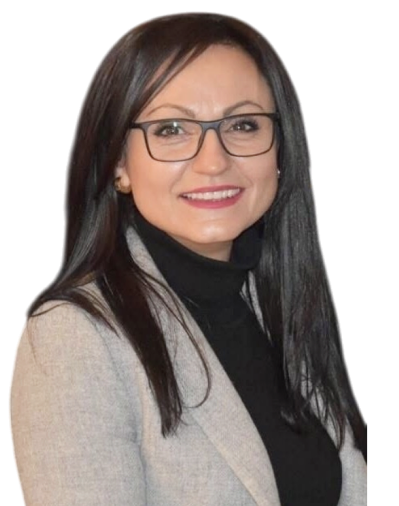
#> input picture travelx-sliven/_src/speaker-atanasova.png, 399 x 506 px
$ python -i optimize.py   (imports and definitions only)
#> lines starting #> are read from the running program, lines starting #| are printed output that depends on the picture
#> further down, picture is the input picture: PIL image 399x506 RGBA; mean R, G, B, A 80.1, 70.2, 66, 168.1
"""Regenerates every optimized image in assets/ from the originals in _src/.

    python tools/optimize.py

Photos -> AVIF at several widths plus a JPEG fallback. Logos -> trimmed WebP at
~2.5-3x their largest display height. The Община Сливен crest is shown in
colour with its name under it (the municipality asked, Nov 2026).
"""
from pathlib import Path
from PIL import Image, ImageChops

ROOT = Path(__file__).resolve().parent.parent
SRC, OUT = ROOT / "_src", ROOT / "assets"


def resize_w(im, w):
    return im if im.width <= w else im.resize((w, round(im.height * w / im.width)), Image.LANCZOS)


def resize_h(im, h):
    return im if im.height <= h else im.resize((round(im.width * h / im.height), h), Image.LANCZOS)


def trim(im):
    """Crop to content: the alpha bbox if transparent, otherwise the non-white bbox."""
    a = im.getchannel("A")
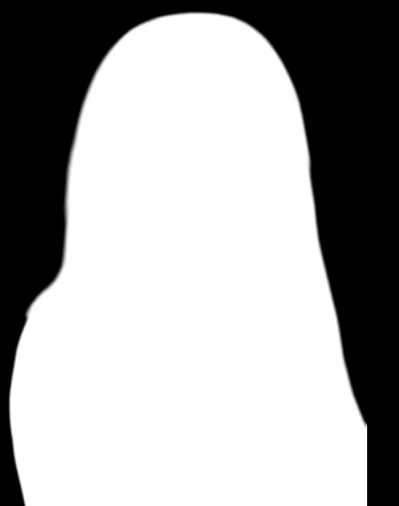
#> a: PIL image 399x506 L; min 0, max 255, mean 168.1
    if a.getextrema()[0] < 255:
        box = a.point(lambda v: 255 if v > 8 else 0).getbbox()
#> box = (8, 11, 368, 506)
    else:
        rgb = im.convert("RGB")
        diff = ImageChops.difference(rgb, Image.new("RGB", rgb.size, "white")).convert("L")
        box = diff.point(lambda v: 255 if v > 12 else 0).getbbox()
    return im.crop(box) if box else im
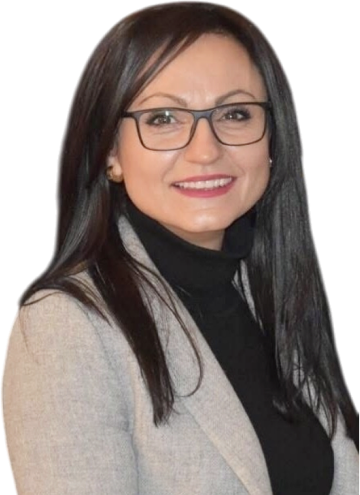
#> returned value: PIL image 360x495 RGBA; mean R, G, B, A 90.7, 79.5, 74.8, 190.5; transparent parts drawn white


def save(im, name, **kw):
    p = OUT / name
    fmt = {"avif": "AVIF", "webp": "WEBP", "jpg": "JPEG"}[name.rsplit(".", 1)[1]]
    if fmt == "JPEG":
        im = im.convert("RGB")
    im.save(p, fmt, **kw)
    print(f"{name:28} {im.width:>5}x{im.height:<5} {p.stat().st_size / 1024:6.1f} KB")


# ── hero ──────────────────────────────────────────────────────────
# [4 lines not run here, left out]

# share image, 1200x630, cropped around the same focus as --hero-focus (72% 38%)
# [1 line that did not run here, left out]
# [1 line that did not run here, left out]
# [75 lines not run here, left out]

total = sum(p.stat().st_size for p in OUT.rglob("*") if p.is_file())
# [1 line not run here, left out]

>>> from PIL import Image
>>> picture = Image.open('../_src/speaker-atanasova.png')
>>> result = trim(picture)

$ run again, on travelx-sliven/_src/speaker-draganova.png
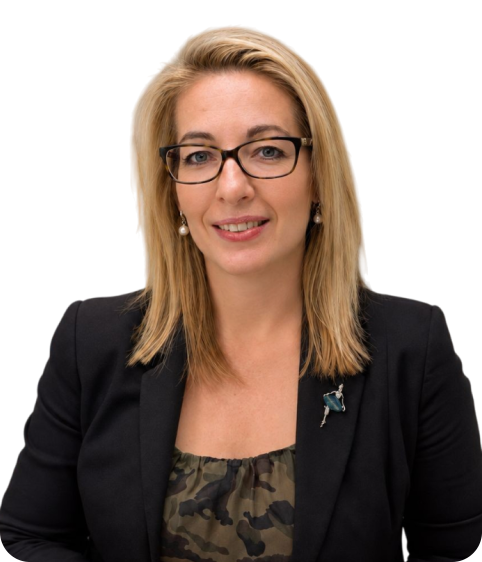
#> input picture travelx-sliven/_src/speaker-draganova.png, 964 x 1124 px (shown at 1/2 size)
#> picture is the input picture: PIL image 964x1124 RGBA; mean R, G, B, A 59.1, 43.8, 35.1, 158.7
#> in trim, `a = im.getchannel("A")`:
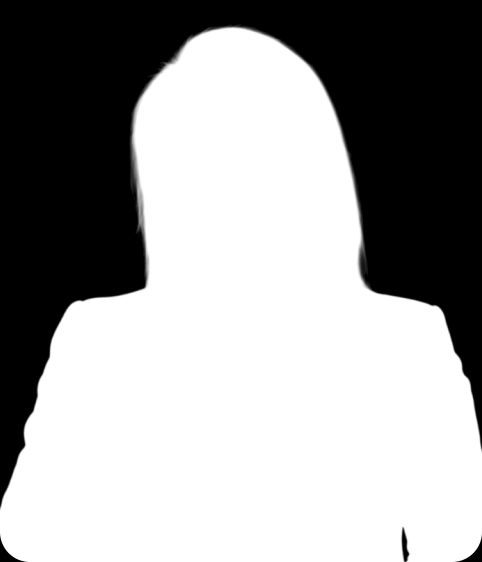
#> a: PIL image 964x1124 L (shown at 1/2 size); min 0, max 255, mean 158.7
#> box = (0, 48, 964, 1124)
#> in trim, `return im.crop(box) if box else im`:
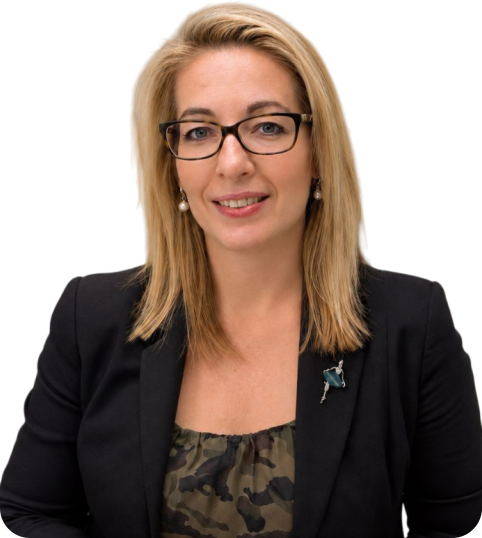
#> returned value: PIL image 964x1076 RGBA (shown at 1/2 size); mean R, G, B, A 61.8, 45.7, 36.7, 165.8; transparent parts drawn white

$ run again, on travelx-sliven/_src/speaker-georgiev.png
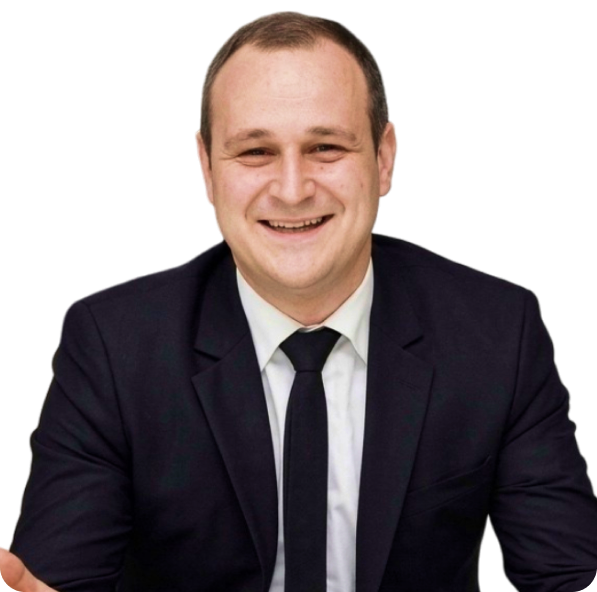
#> input picture travelx-sliven/_src/speaker-georgiev.png, 597 x 592 px
#> picture is the input picture: PIL image 597x592 RGBA; mean R, G, B, A 45.1, 36.8, 38.3, 154.2
#> in trim, `a = im.getchannel("A")`:
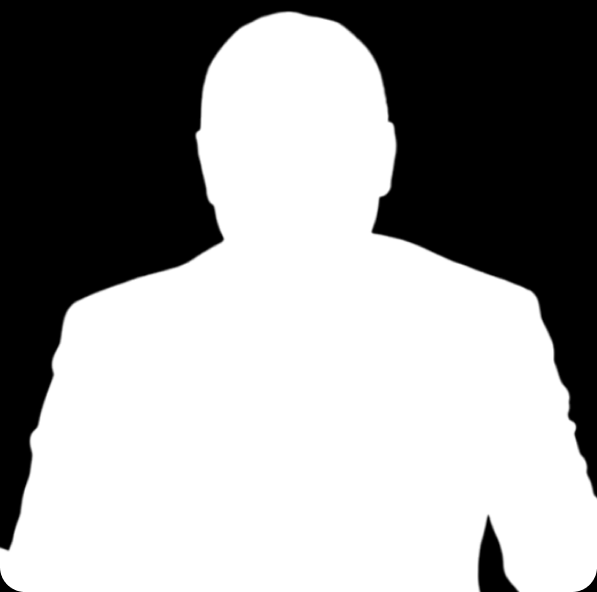
#> a: PIL image 597x592 L; min 0, max 255, mean 154.2
#> box = (0, 10, 597, 592)
#> in trim, `return im.crop(box) if box else im`:
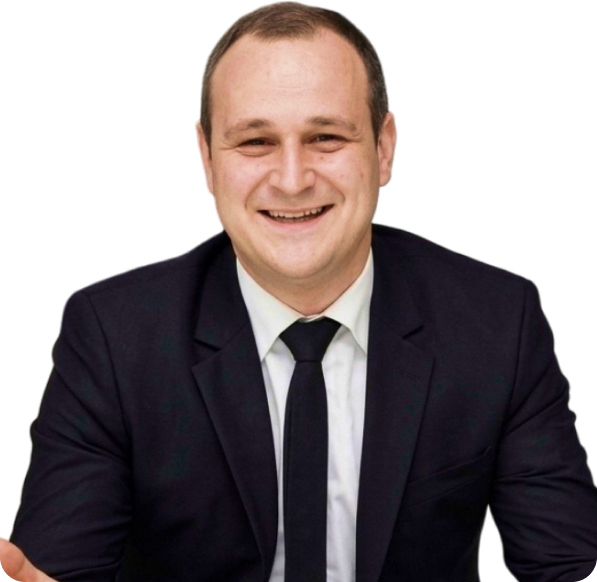
#> returned value: PIL image 597x582 RGBA; mean R, G, B, A 45.9, 37.4, 39, 156.8; transparent parts drawn white

$ run again, on travelx-sliven/_src/speaker-gramova.png
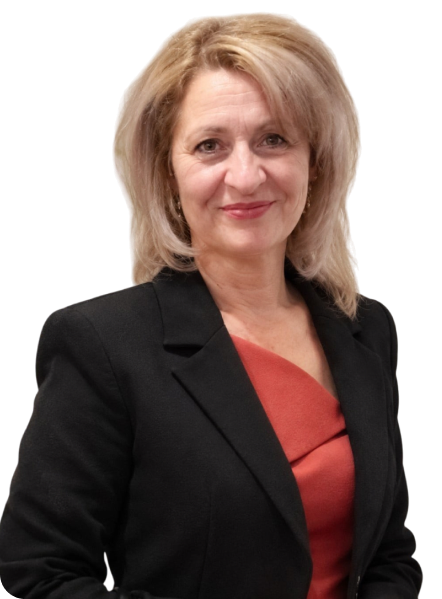
#> input picture travelx-sliven/_src/speaker-gramova.png, 442 x 599 px
#> picture is the input picture: PIL image 442x599 RGBA; mean R, G, B, A 60, 42.8, 37.8, 167.7
#> in trim, `a = im.getchannel("A")`:
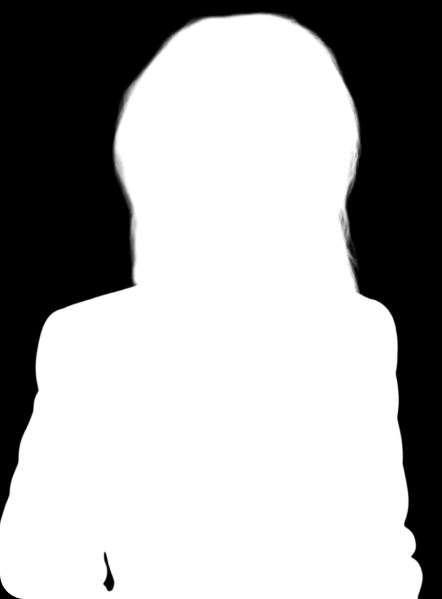
#> a: PIL image 442x599 L; min 0, max 255, mean 167.7
#> box = (0, 11, 424, 599)
#> in trim, `return im.crop(box) if box else im`:
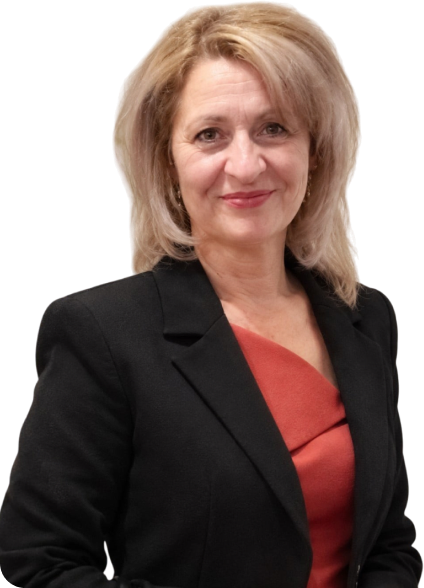
#> returned value: PIL image 424x588 RGBA; mean R, G, B, A 63.7, 45.4, 40.2, 178.1; transparent parts drawn white
